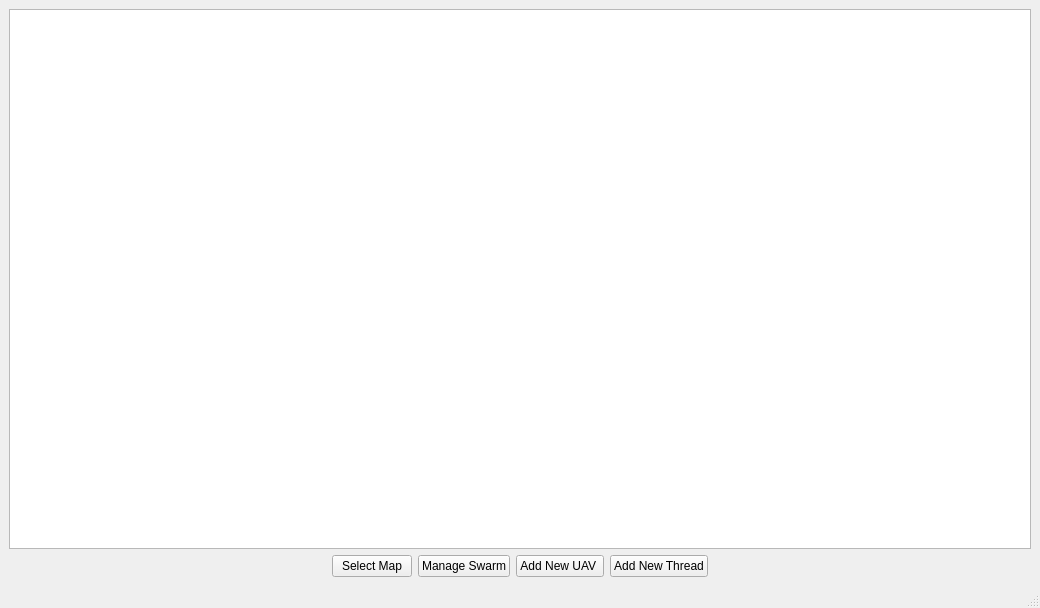
<?xml version="1.0" encoding="UTF-8"?>
<ui version="4.0">
 <class>UAVSwarmSimulator</class>
 <widget class="QMainWindow" name="UAVSwarmSimulator">
  <property name="geometry">
   <rect>
    <x>0</x>
    <y>0</y>
    <width>1040</width>
    <height>608</height>
   </rect>
  </property>
  <property name="windowTitle">
   <string>UAVSwarmSimulator</string>
  </property>
  <widget class="QWidget" name="centralwidget">
   <layout class="QVBoxLayout" name="verticalLayout_2">
    <item>
     <layout class="QVBoxLayout" name="verticalLayout">
      <item>
       <widget class="QGraphicsView" name="view"/>
      </item>
      <item>
       <layout class="QHBoxLayout" name="horizontalLayout">
        <item>
         <spacer name="horizontalSpacer">
          <property name="orientation">
           <enum>Qt::Horizontal</enum>
          </property>
          <property name="sizeHint" stdset="0">
           <size>
            <width>40</width>
            <height>20</height>
           </size>
          </property>
         </spacer>
        </item>
        <item>
         <widget class="QPushButton" name="selectMap">
          <property name="text">
           <string>Select Map</string>
          </property>
         </widget>
        </item>
        <item>
         <widget class="QPushButton" name="pushButton_2">
          <property name="text">
           <string>Manage Swarm</string>
          </property>
         </widget>
        </item>
        <item>
         <widget class="QPushButton" name="pushButton_3">
          <property name="text">
           <string>Add New UAV </string>
          </property>
         </widget>
        </item>
        <item>
         <widget class="QPushButton" name="pushButton_4">
          <property name="text">
           <string>Add New Thread</string>
          </property>
         </widget>
        </item>
        <item>
         <spacer name="horizontalSpacer_2">
          <property name="orientation">
           <enum>Qt::Horizontal</enum>
          </property>
          <property name="sizeHint" stdset="0">
           <size>
            <width>40</width>
            <height>20</height>
           </size>
          </property>
         </spacer>
        </item>
       </layout>
      </item>
     </layout>
    </item>
   </layout>
  </widget>
  <widget class="QMenuBar" name="menubar">
   <property name="geometry">
    <rect>
     <x>0</x>
     <y>0</y>
     <width>1040</width>
     <height>26</height>
    </rect>
   </property>
  </widget>
  <widget class="QStatusBar" name="statusbar"/>
 </widget>
 <resources/>
 <connections/>
</ui>
